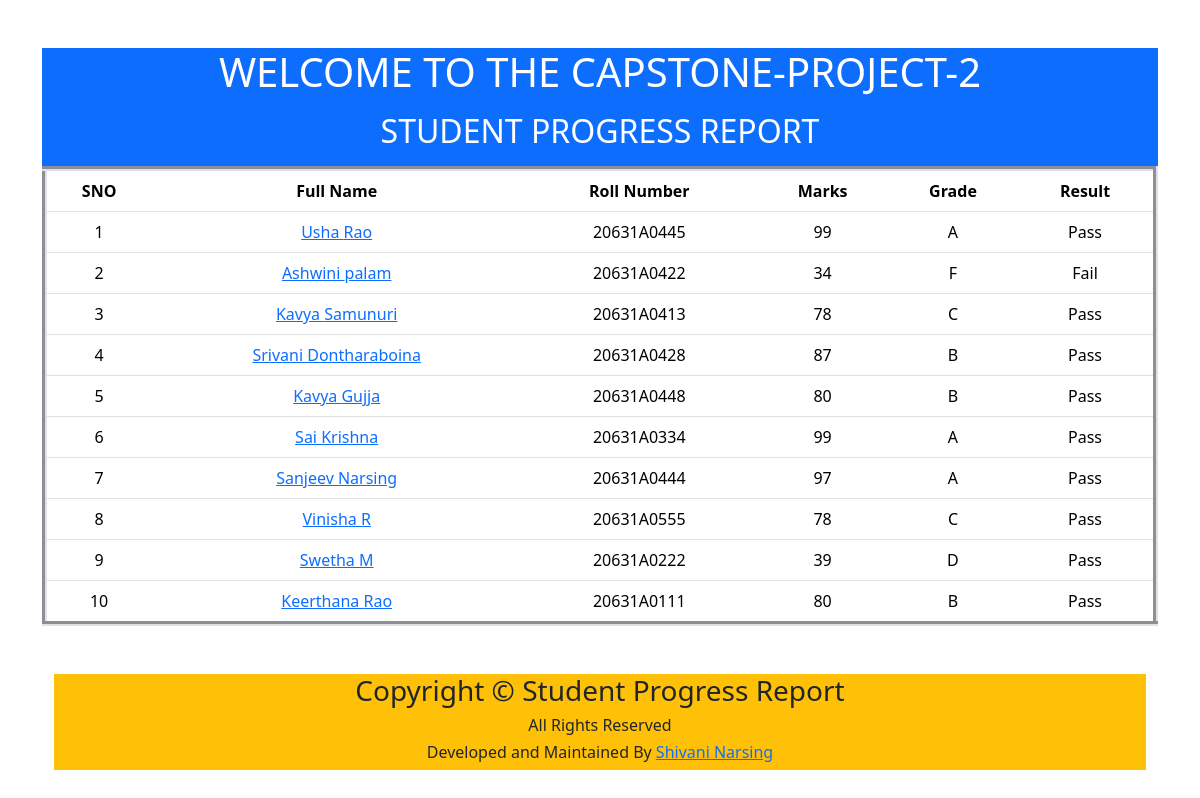
The page / on the database its author committed.
### marks/models.py (models this page shows, shortened)
class Student(models.Model):
    first_name=models.CharField(max_length=100)
    last_name=models.CharField(max_length=100)
    photo=models.ImageField(upload_to='images')
    roll_number=models.CharField(max_length=10,blank=True)
    marks=models.CharField(max_length=100)
    grade=models.CharField(max_length=1)
    result=models.CharField(max_length=100)

### project1/views.py (the view)
# urls.py: 2. Add a URL to urlpatterns:  path('', views.home, name='home')
def home(request):
     students=Student.objects.all()
     context={
          'students':students
     }
     return render(request,'home.html',context)

### templates/home.html (shortened to what this page needs)
<!DOCTYPE html>
<html lang="en">
<head>
    <link href="https://cdn.jsdelivr.net/npm/bootstrap@5.3.3/dist/css/bootstrap.min.css" rel="stylesheet">
</head>
<body>
    <div class="container mt-5">
        <div class="text-center text-white bg-primary">
        <table  class="table  table-hover mt-3" border=5border=5>
            <h1>WELCOME TO THE CAPSTONE-PROJECT-2</h1>
            <div class="mt-3">
            <div class="text-center text-white secondary">
            <h2>STUDENT PROGRESS REPORT </h2>
        </div>
    </div>
            <thead>
            <tr>
                <th>SNO</th>
                <th>Full Name</th>
                <th>Roll Number</th>
                <th>Marks</th>
                <th>Grade</th>
                <th>Result</th>
            </tr>
        </thead>
    <tbody>
        {% for x  in students  %}
         <tr>
            <td>{{forloop.counter}}</td>
            <td><a href="{% url "student_detail" x.id %}">{{x.first_name}}  {{x.last_name}}</td>
            <td>{{x.roll_number}}</td>
            <td>{{x.marks}}</td>
            <td>{{x.grade}}</td>
            <td>{{x.result}}</td>
         </tr>
        {% endfor %}
        </tbody>
    </table>
</div>
<div  class="container mt-5">
<footer class="text-center bg-warning">
    <div class=" table-hover mt-3"border=5>
      <div class="row">
        <div class="col">
          <h3>Copyright &copy; Student Progress Report</h3>
          <h6>All Rights Reserved</h6>
          <h6>Developed and Maintained By <a href="">Shivani Narsing</a></h6>
          </div>
        </div>
      </div>
    </footer>
</body>
</html>

### rows shown on the page
Student: first_name "Usha", last_name "Rao", roll_number "20631A0445", marks "99", grade "A", result "Pass"
Student: first_name "Ashwini", last_name "palam", roll_number "20631A0422", marks "34", grade "F", result "Fail"
Student: first_name "Kavya", last_name "Samunuri", roll_number "20631A0413", marks "78", grade "C", result "Pass"
Student: first_name "Srivani", last_name "Dontharaboina", roll_number "20631A0428", marks "87", grade "B", result "Pass"
Student: first_name "Kavya", last_name "Gujja", roll_number "20631A0448", marks "80", grade "B", result "Pass"
Student: first_name "Sai", last_name "Krishna", roll_number "20631A0334", marks "99", grade "A", result "Pass"
Student: first_name "Sanjeev", last_name "Narsing", roll_number "20631A0444", marks "97", grade "A", result "Pass"
Student: first_name "Vinisha", last_name "R", roll_number "20631A0555", marks "78", grade "C", result "Pass"
Student: first_name "Swetha", last_name "M", roll_number "20631A0222", marks "39", grade "D", result "Pass"
Student: first_name "Keerthana", last_name "Rao", roll_number "20631A0111", marks "80", grade "B", result "Pass"
